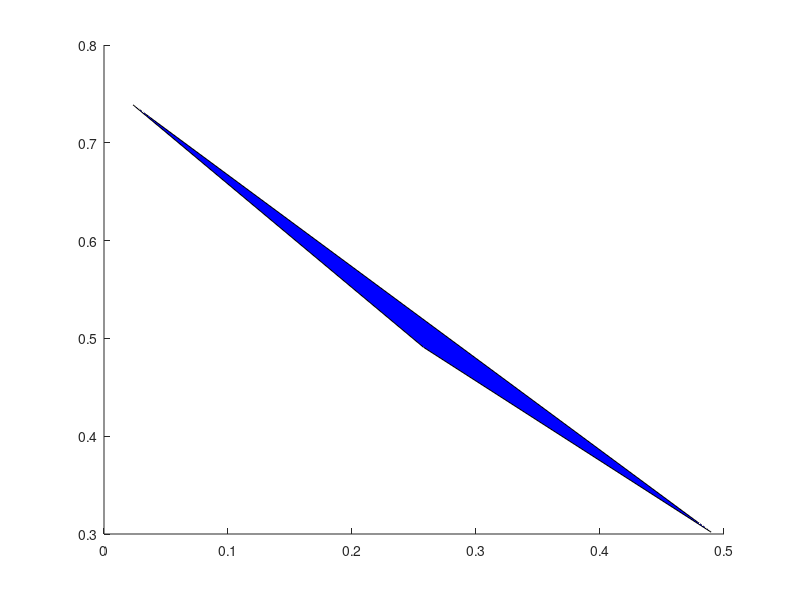
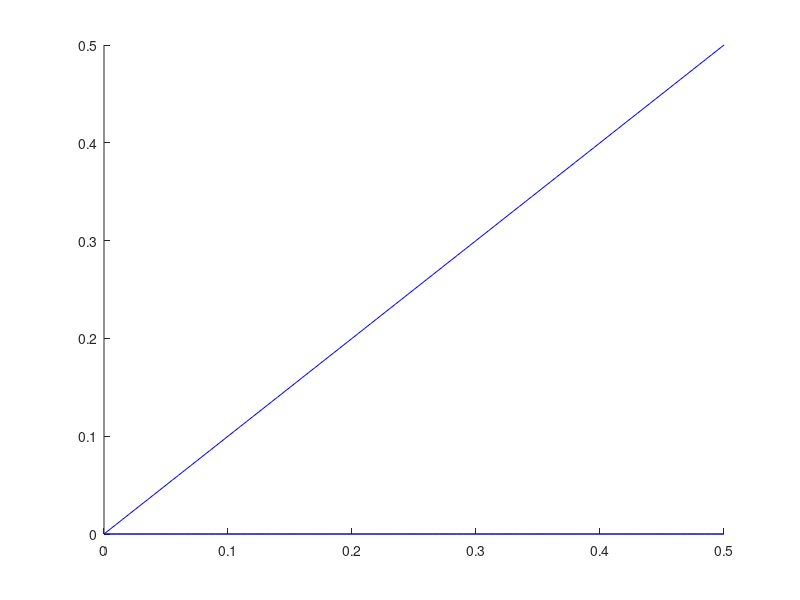

MATLAB code for these plots, in order: (Note: this script raises an error after producing the figures.)
N=3;
M=3;

i=2;
j=2;

BzetaNM=@(u,v)bernstein(i,N,u).*bernstein(j,M,v);

P=rand(3);

patch(P(1,:),P(2,:),P(3,:),'b');

bq=zeros(3,1);
bi=zeros(3,1);

A=P(:,1);
B=P(:,2);
C=P(:,3);
AB=B-A;
AC=C-A;

umin = .5;
umax = 0;
vmin = 0;
vmax = .5;

N=6;

tridown = @(u,v,d)  A(d)+AB(d).*u+AC(d).*v;

disp('time with built in:')
tic
for d = 1:3
    fdown   = @(u,v) BzetaNM(u,v).*tridown(u,v,d);
    vmin_of_u=@(u)vmin*ones(size(u));
    vmax_of_u=@(u)u;
    figure(2)
    hold on
    Uparam=umin:.01*(umax-umin):umax;
    plot(Uparam,vmin_of_u(Uparam),'b')
    plot(Uparam,vmax_of_u(Uparam),'b')
    hold off
    bi(d)=integral2(fdown,umin,umax,vmin,vmax_of_u);
end
toc
   
disp('time with quad:')
UV=[umin umax umin;vmin vmin vmax];
tic
bq=quadrature_L2projection_tri(BzetaNM,N,[A,B,C],UV);
toc
norm(bi-bq)<10^-4